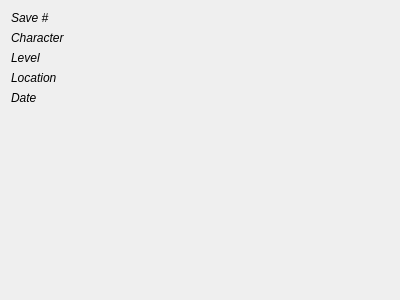
<?xml version="1.0" encoding="UTF-8"?>
<ui version="4.0">
 <class>XngineSaveGameInfoWidget</class>
 <widget class="QWidget" name="XngineSaveGameInfoWidget">
  <property name="geometry">
   <rect>
    <x>0</x>
    <y>0</y>
    <width>400</width>
    <height>300</height>
   </rect>
  </property>
  <property name="sizePolicy">
   <sizepolicy hsizetype="Preferred" vsizetype="Minimum">
    <horstretch>0</horstretch>
    <verstretch>0</verstretch>
   </sizepolicy>
  </property>
  <property name="windowTitle">
   <string/>
  </property>
  <property name="toolTip">
   <string notr="true"/>
  </property>
  <layout class="QVBoxLayout" name="verticalLayout">
   <item>
    <layout class="QFormLayout" name="formLayout">
     <property name="fieldGrowthPolicy">
      <enum>QFormLayout::AllNonFixedFieldsGrow</enum>
     </property>
     <item row="0" column="0">
      <widget class="QLabel" name="label">
       <property name="font">
        <font>
         <italic>true</italic>
        </font>
       </property>
       <property name="text">
        <string>Save #</string>
       </property>
      </widget>
     </item>
     <item row="1" column="0">
      <widget class="QLabel" name="label_2">
       <property name="font">
        <font>
         <italic>true</italic>
        </font>
       </property>
       <property name="text">
        <string>Character</string>
       </property>
      </widget>
     </item>
     <item row="2" column="0">
      <widget class="QLabel" name="label_4">
       <property name="font">
        <font>
         <italic>true</italic>
        </font>
       </property>
       <property name="text">
        <string>Level</string>
       </property>
      </widget>
     </item>
     <item row="3" column="0">
      <widget class="QLabel" name="label_3">
       <property name="font">
        <font>
         <italic>true</italic>
        </font>
       </property>
       <property name="text">
        <string>Location</string>
       </property>
      </widget>
     </item>
     <item row="4" column="0">
      <widget class="QLabel" name="label_5">
       <property name="font">
        <font>
         <italic>true</italic>
        </font>
       </property>
       <property name="text">
        <string>Date</string>
       </property>
      </widget>
     </item>
     <item row="0" column="1">
      <widget class="QLabel" name="saveNumLabel">
       <property name="font">
        <font>
         <weight>75</weight>
         <bold>true</bold>
        </font>
       </property>
       <property name="text">
        <string notr="true"/>
       </property>
      </widget>
     </item>
     <item row="1" column="1">
      <widget class="QLabel" name="characterLabel">
       <property name="font">
        <font>
         <weight>75</weight>
         <bold>true</bold>
        </font>
       </property>
       <property name="text">
        <string notr="true"/>
       </property>
      </widget>
     </item>
     <item row="2" column="1">
      <widget class="QLabel" name="levelLabel">
       <property name="font">
        <font>
         <weight>75</weight>
         <bold>true</bold>
        </font>
       </property>
       <property name="text">
        <string/>
       </property>
      </widget>
     </item>
     <item row="3" column="1">
      <widget class="QLabel" name="locationLabel">
       <property name="font">
        <font>
         <weight>75</weight>
         <bold>true</bold>
        </font>
       </property>
       <property name="text">
        <string notr="true"/>
       </property>
      </widget>
     </item>
     <item row="4" column="1">
      <widget class="QLabel" name="dateLabel">
       <property name="font">
        <font>
         <weight>75</weight>
         <bold>true</bold>
        </font>
       </property>
       <property name="text">
        <string/>
       </property>
      </widget>
     </item>
    </layout>
   </item>
   <item>
    <widget class="QFrame" name="gameFrame">
     <property name="sizePolicy">
      <sizepolicy hsizetype="Expanding" vsizetype="Minimum">
       <horstretch>0</horstretch>
       <verstretch>0</verstretch>
      </sizepolicy>
     </property>
     <property name="minimumSize">
      <size>
       <width>0</width>
       <height>0</height>
      </size>
     </property>
     <property name="frameShape">
      <enum>QFrame::StyledPanel</enum>
     </property>
     <property name="frameShadow">
      <enum>QFrame::Raised</enum>
     </property>
    </widget>
   </item>
   <item>
    <widget class="QLabel" name="screenshotLabel">
     <property name="sizePolicy">
      <sizepolicy hsizetype="Preferred" vsizetype="MinimumExpanding">
       <horstretch>0</horstretch>
       <verstretch>0</verstretch>
      </sizepolicy>
     </property>
     <property name="maximumSize">
      <size>
       <width>16777215</width>
       <height>16777215</height>
      </size>
     </property>
     <property name="autoFillBackground">
      <bool>false</bool>
     </property>
     <property name="text">
      <string notr="true"/>
     </property>
     <property name="alignment">
      <set>Qt::AlignCenter</set>
     </property>
    </widget>
   </item>
  </layout>
 </widget>
 <resources/>
 <connections/>
</ui>
